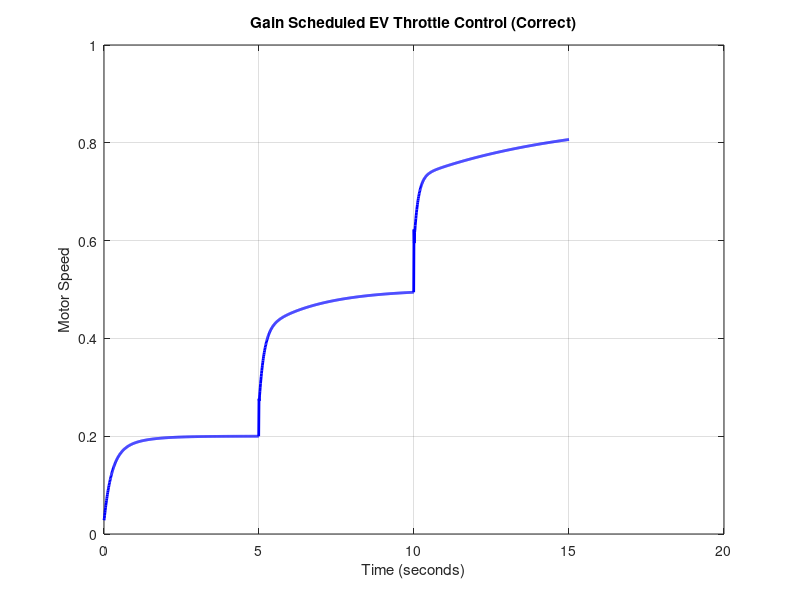

Here is the MATLAB script that generated this plot: (Note: this script raises an error after producing the figure.)
clc;
clear;
close all;

% Motor model

K = 1;
tau = 0.5;

t = 0:0.01:15;
dt = t(2) - t(1);

% Throttle profile

u = zeros(size(t));

for i = 1:length(t)
    if t(i) < 5
        u(i) = 0.20;
    elseif t(i) < 10
        u(i) = 0.50;
    else
        u(i) = 0.85;
    end
end

% PID gains for zones

zone1 = [2 3 0.05];
zone2 = [3 2 0.1];
zone3 = [4 1 0.15];

% Initialize system

x = 0;                  % motor speed
integral_error = 0;
prev_error = 0;

y = zeros(size(t));

for i = 1:length(t)
    
    % Select gains based on throttle
    
    if u(i) <= 0.3
        Kp = zone1(1); Ki = zone1(2); Kd = zone1(3);
    elseif u(i) <= 0.7
        Kp = zone2(1); Ki = zone2(2); Kd = zone2(3);
    else
        Kp = zone3(1); Ki = zone3(2); Kd = zone3(3);
    end
    
    % Error
    error = u(i) - x;
    
    % Integral
    integral_error = integral_error + error*dt;
    
    % Derivative
    derivative = (error - prev_error)/dt;
    
    % PID control
    control = Kp*error + Ki*integral_error + Kd*derivative;
    
    % Motor dynamics
    dx = (-x + control)/tau;
    
    % State update
    x = x + dx*dt;
    
    % Store output
    y(i) = x;
    
    prev_error = error;
end

% Plot

figure;
plot(t,y,'b','LineWidth',2)
hold on
grid on

title('Gain Scheduled EV Throttle Control (Correct)');
xlabel('Time (seconds)');
ylabel('Motor Speed');

% Zone transitions

xline(5,'--r','Zone1 → Zone2');
xline(10,'--r','Zone2 → Zone3');

legend('Motor Speed','Zone Transition');

% Save

if ~exist('results','dir')
    mkdir('results');
end

saveas(gcf,'results/gainscheduled_response_correct.png');

% Display gains

disp('PID Gains Used in Gain Scheduling:')
fprintf('\nZone 1:  Kp = %.2f  Ki = %.2f  Kd = %.2f\n',zone1)
fprintf('Zone 2:  Kp = %.2f  Ki = %.2f  Kd = %.2f\n',zone2)
fprintf('Zone 3:  Kp = %.2f  Ki = %.2f  Kd = %.2f\n',zone3)
